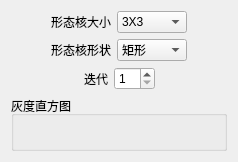
                  <widget class="QWidget" name="page_close">
                   <layout class="QVBoxLayout" name="verticalLayout_32" stretch="0,0,0,9">
                    <item>
                     <layout class="QHBoxLayout" name="horizontalLayout_38" stretch="0,0,0,0">
                      <item>
                       <spacer name="horizontalSpacer_31">
                        <property name="orientation">
                         <enum>Qt::Horizontal</enum>
                        </property>
                        <property name="sizeHint" stdset="0">
                         <size>
                          <width>40</width>
                          <height>20</height>
                         </size>
                        </property>
                       </spacer>
                      </item>
                      <item>
                       <widget class="QLabel" name="label_30">
                        <property name="text">
                         <string>形态核大小</string>
                        </property>
                       </widget>
                      </item>
                      <item>
                       <widget class="QComboBox" name="close_comboBox_size">
                        <property name="minimumSize">
                         <size>
                          <width>70</width>
                          <height>0</height>
                         </size>
                        </property>
                        <property name="maximumSize">
                         <size>
                          <width>70</width>
                          <height>16777215</height>
                         </size>
                        </property>
                        <item>
                         <property name="text">
                          <string>3X3</string>
                         </property>
                        </item>
                        <item>
                         <property name="text">
                          <string>5X5</string>
                         </property>
                        </item>
                        <item>
                         <property name="text">
                          <string>7X7</string>
                         </property>
                        </item>
                        <item>
                         <property name="text">
                          <string>9X9</string>
                         </property>
                        </item>
                        <item>
                         <property name="text">
                          <string>11X11</string>
                         </property>
                        </item>
                        <item>
                         <property name="text">
                          <string>13X13</string>
                         </property>
                        </item>
                        <item>
                         <property name="text">
                          <string>15X15</string>
                         </property>
                        </item>
                        <item>
                         <property name="text">
                          <string>17X17</string>
                         </property>
                        </item>
                        <item>
                         <property name="text">
                          <string>19X19</string>
                         </property>
                        </item>
                        <item>
                         <property name="text">
                          <string>21X21</string>
                         </property>
                        </item>
                        <item>
                         <property name="text">
                          <string>23X23</string>
                         </property>
                        </item>
                        <item>
                         <property name="text">
                          <string>25X25</string>
                         </property>
                        </item>
                       </widget>
                      </item>
                      <item>
                       <spacer name="horizontalSpacer_32">
                        <property name="orientation">
                         <enum>Qt::Horizontal</enum>
                        </property>
                        <property name="sizeHint" stdset="0">
                         <size>
                          <width>40</width>
                          <height>20</height>
                         </size>
                        </property>
                       </spacer>
                      </item>
                     </layout>
                    </item>
                    <item>
                     <layout class="QHBoxLayout" name="horizontalLayout_37" stretch="0,0,0,0">
                      <item>
                       <spacer name="horizontalSpacer_29">
                        <property name="orientation">
                         <enum>Qt::Horizontal</enum>
                        </property>
                        <property name="sizeHint" stdset="0">
                         <size>
                          <width>40</width>
                          <height>20</height>
                         </size>
                        </property>
                       </spacer>
                      </item>
                      <item>
                       <widget class="QLabel" name="label_29">
                        <property name="text">
                         <string>形态核形状</string>
                        </property>
                       </widget>
                      </item>
                      <item>
                       <widget class="QComboBox" name="close_comboBox_shape">
                        <property name="minimumSize">
                         <size>
                          <width>70</width>
                          <height>0</height>
                         </size>
                        </property>
                        <property name="maximumSize">
                         <size>
                          <width>70</width>
                          <height>16777215</height>
                         </size>
                        </property>
                        <item>
                         <property name="text">
                          <string>矩形</string>
                         </property>
                        </item>
                        <item>
                         <property name="text">
                          <string>椭圆</string>
                         </property>
                        </item>
                        <item>
                         <property name="text">
                          <string>十字交叉</string>
                         </property>
                        </item>
                       </widget>
                      </item>
                      <item>
                       <spacer name="horizontalSpacer_30">
                        <property name="orientation">
                         <enum>Qt::Horizontal</enum>
                        </property>
                        <property name="sizeHint" stdset="0">
                         <size>
                          <width>40</width>
                          <height>20</height>
                         </size>
                        </property>
                       </spacer>
                      </item>
                     </layout>
                    </item>
                    <item>
                     <layout class="QHBoxLayout" name="horizontalLayout_39" stretch="0,0,0,0">
                      <item>
                       <spacer name="horizontalSpacer_33">
                        <property name="orientation">
                         <enum>Qt::Horizontal</enum>
                        </property>
                        <property name="sizeHint" stdset="0">
                         <size>
                          <width>40</width>
                          <height>20</height>
                         </size>
                        </property>
                       </spacer>
                      </item>
                      <item>
                       <widget class="QLabel" name="label_31">
                        <property name="text">
                         <string>迭代</string>
                        </property>
                       </widget>
                      </item>
                      <item>
                       <widget class="QSpinBox" name="close_spinBox">
                        <property name="minimum">
                         <number>1</number>
                        </property>
                        <property name="maximum">
                         <number>99</number>
                        </property>
                       </widget>
                      </item>
                      <item>
                       <spacer name="horizontalSpacer_34">
                        <property name="orientation">
                         <enum>Qt::Horizontal</enum>
                        </property>
                        <property name="sizeHint" stdset="0">
                         <size>
                          <width>40</width>
                          <height>20</height>
                         </size>
                        </property>
                       </spacer>
                      </item>
                     </layout>
                    </item>
                    <item>
                     <widget class="QGroupBox" name="groupBox_13">
                      <property name="title">
                       <string>灰度直方图</string>
                      </property>
                      <layout class="QVBoxLayout" name="verticalLayout_31" stretch="0">
                       <item>
                        <widget class="QLabel" name="close_label_histImage">
                         <property name="text">
                          <string/>
                         </property>
                        </widget>
                       </item>
                      </layout>
                     </widget>
                    </item>
                   </layout>
                  </widget>
